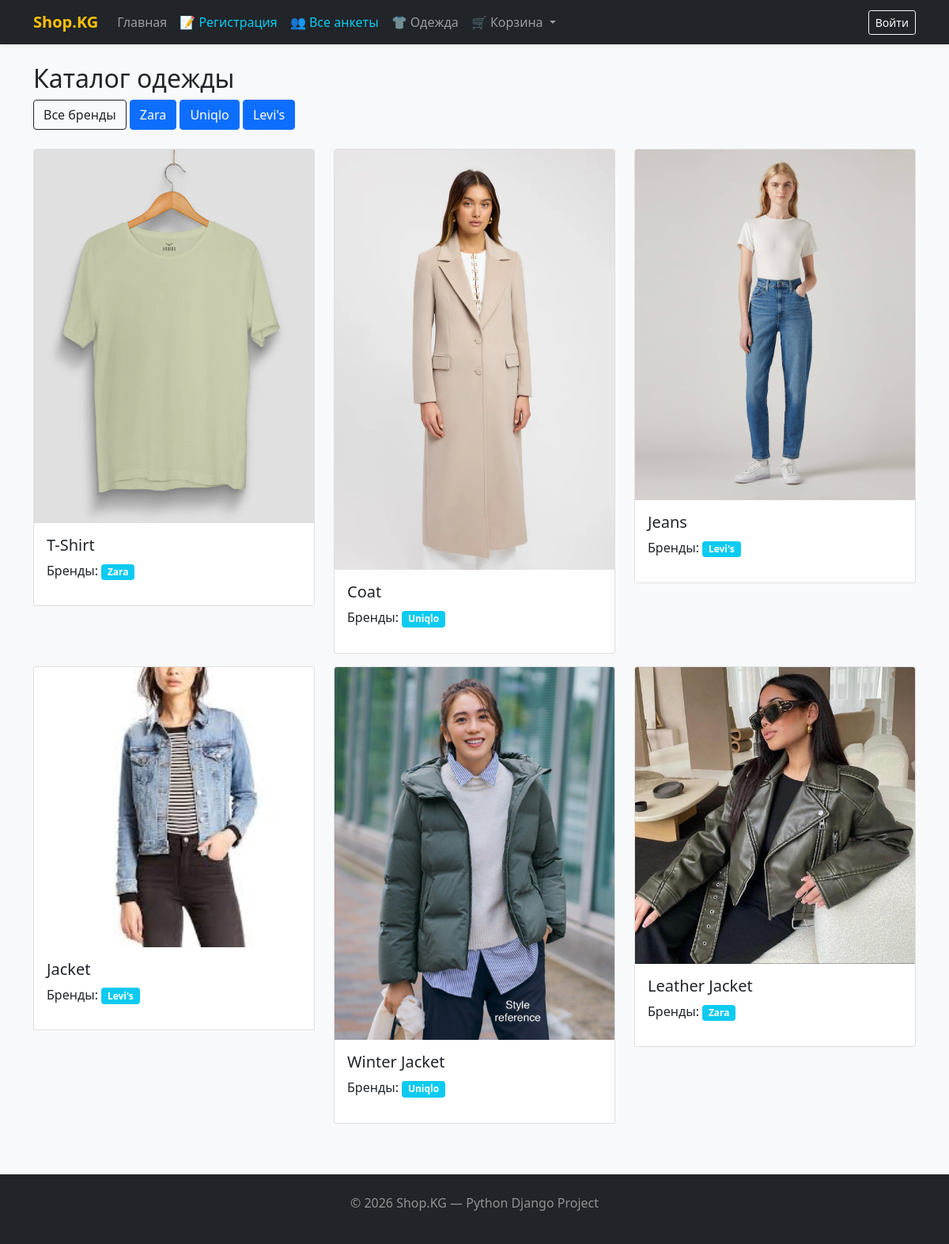
Page /clothes/ on the committed database.
### clothes/models.py (models this page shows, shortened)
class Brand(models.Model):
    name = models.CharField(max_length=100, verbose_name="Название бренда")

class ClothesModel(models.Model):
    title = models.CharField(max_length=100, verbose_name="Название одежды")
    image = models.ImageField(upload_to='clothes/', verbose_name="Фото")
    brands_name = models.ManyToManyField(Brand, verbose_name="Бренды")
    created_at = models.DateTimeField(auto_now_add=True)

### clothes/views.py (the view)
# urls.py: path('', views.ClothesListView.as_view(), name='clothes_list'),
class ClothesListView(ListView):
    model = ClothesModel
    template_name = 'clothes.html'
    context_object_name = 'clothes'
    def get_context_data(self, **kwargs):
        context = super().get_context_data(**kwargs)
        context['brands'] = Brand.objects.all()
        return context
    def get_queryset(self):
        brand_id = self.request.GET.get('brand')
        if brand_id:
            return ClothesModel.objects.filter(brands_name__id=brand_id)
        return ClothesModel.objects.all()

### templates/clothes.html
{% extends 'base.html' %}
{% block content %}
<h2>Каталог одежды</h2>
<div class="mb-4">
    <a href="{% url 'clothes_list' %}" class="btn btn-outline-dark">Все бренды</a>
    {% for brand in brands %}
        <a href="?brand={{ brand.id }}" class="btn btn-primary">{{ brand.name }}</a>
    {% endfor %}
</div>
<div class="row">
    {% for item in clothes %}
    <div class="col-md-4">
        <div class="card mb-3">
            {% if item.image %}
                <img src="{{ item.image.url }}" class="card-img-top">
            {% endif %}
            <div class="card-body">
                <h5>{{ item.title }}</h5>
                <p>Бренды:
                    {% for b in item.brands_name.all %}
                        <span class="badge bg-info">{{ b.name }}</span>
                    {% endfor %}
                </p>
            </div>
        </div>
    </div>
    {% endfor %}
</div>
{% endblock %}

### templates/base.html (shortened to what this page needs)
<!DOCTYPE html>
<html lang="ru">
<head>
    <link href="https://cdn.jsdelivr.net/npm/bootstrap@5.1.3/dist/css/bootstrap.min.css" rel="stylesheet">
</head>
<body class="bg-light">
    <nav class="navbar navbar-expand-lg navbar-dark bg-dark shadow-sm mb-4">
        <div class="container">
            <a class="navbar-brand" href="/">Shop.KG</a>
            <div class="collapse navbar-collapse" id="navbarNav">
                <ul class="navbar-nav me-auto">
                    <li class="nav-item"><a class="nav-link" href="/">Главная</a></li>
                    <li class="nav-item"><a class="nav-link text-info" href="/users/register/">📝 Регистрация</a></li>
                    <li class="nav-item"><a class="nav-link text-info" href="/users/profiles/">👥 Все анкеты</a></li>
                    <li class="nav-item">
                        <a class="nav-link" href="/clothes/">👕 Одежда</a>
                    </li>
                    <li class="nav-item dropdown">
                        <a class="nav-link dropdown-toggle" href="#" id="basketDropdown" role="button" data-bs-toggle="dropdown">
                            🛒 Корзина
                        </a>
                    </li>
                </ul>
                <div class="navbar-nav align-items-center">
                    {% if user.is_authenticated %}
                        <span class="nav-item nav-link text-white me-2">👋 Привет, {{ user.username }}</span>
                        <form method="post" action="{% url 'admin:logout' %}" style="display:inline;">
                            {% csrf_token %}
                            <button type="submit" class="btn btn-outline-warning btn-sm">Выйти</button>
                        </form>
                    {% else %}
                        <a href="/users/login/" class="btn btn-outline-light btn-sm">Войти</a>
                    {% endif %}
                </div>
            </div>
        </div>
    </nav>
    <div class="container">
        {% block content %}{% endblock %}
    </div>
    <footer class="mt-5 py-4 bg-dark text-white-50 text-center">
        <div class="container">
            <p>© 2026 Shop.KG — Python Django Project</p>
        </div>
    </footer>
</body>
</html>

### templates/base.html (style rules this page uses)
.navbar-brand { font-weight: bold; color: #ffc107 !important; }

### rows in the picture
Brand: name "Zara"
Brand: name "Uniqlo"
Brand: name "Levi's"
ClothesModel: image (picture), title "T-Shirt"
ClothesModel: image (picture), title "Coat"
ClothesModel: image (picture), title "Jeans"
ClothesModel: image (picture), title "Jacket"
ClothesModel: image (picture), title "Winter Jacket"
ClothesModel: image (picture), title "Leather Jacket"
